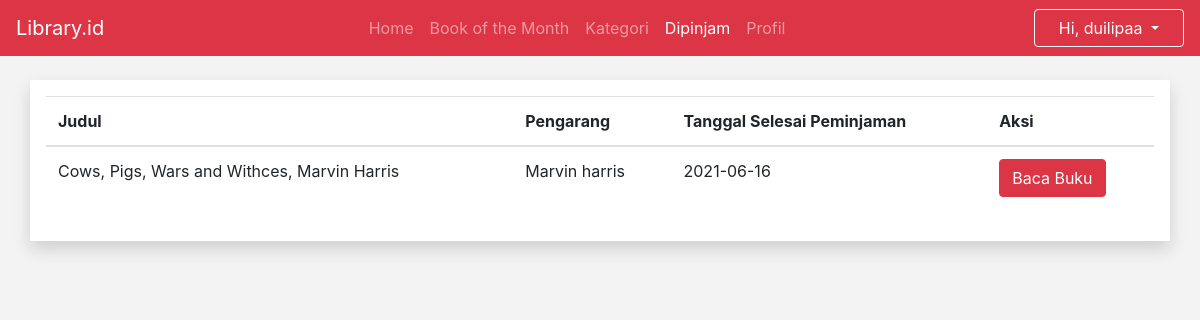
The page /dipinjam.php (signed in) on the database as committed earlier.
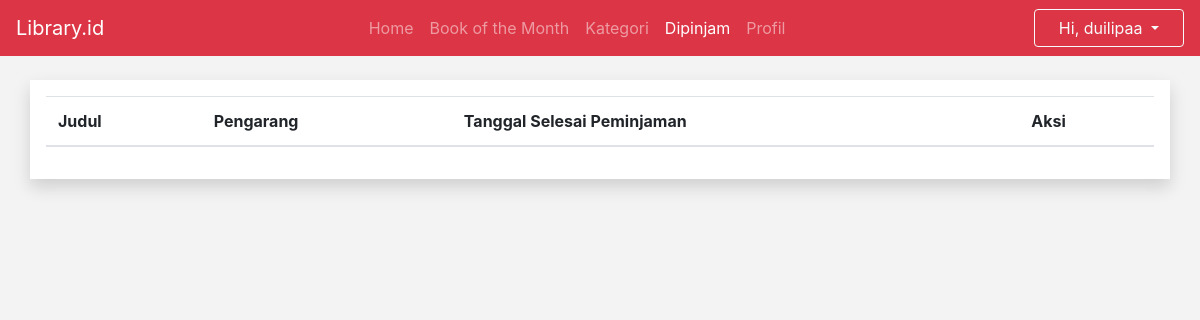
The same page on the database as committed later.
### tables this page shows
CREATE TABLE `peminjaman` (
  `id` int(11) NOT NULL,
  `user_id` int(11) DEFAULT 0,
  `buku_id` int(11) DEFAULT 0,
  `tanggal_peminjaman` date DEFAULT NULL,
  `tanggal_selesai_peminjaman` date DEFAULT NULL
);

CREATE TABLE `buku` (
  `id` int(11) NOT NULL,
  `foto` varchar(255) NOT NULL DEFAULT '0',
  `buku` varchar(255) NOT NULL DEFAULT '0',
  `judul` varchar(255) NOT NULL DEFAULT '0',
  `pengarang` varchar(255) NOT NULL DEFAULT '0',
  `preview` text NOT NULL,
  `total_peminjam` int(11) NOT NULL DEFAULT 0,
  `created_at` datetime NOT NULL DEFAULT current_timestamp()
);

### classes.php (called while the page is built, shortened)
<?php
class DB {
    public $conn;
    function __construct($servername,$username,$password,$dbname)
    {
        $this->conn = new mysqli($servername,$username,$password,$dbname);
    }
    function query($query,$type,...$params)
    {
        $stmt = $this->conn->prepare($query);
        $stmt->bind_param($type, ...$params);
        return $stmt;
    }
}
class Peminjaman {
    public $db,$id,$user_id,$buku_id,$tanggal_peminjaman,$tanggal_selesai_peminjaman;
    function __construct(DB $db)
    {
        $this->db = $db;
    }
    function getBukuDiPinjam($user_id)
    {
        $res = $this->db->conn->query(
            "SELECT buku.id as buku_id, buku.judul, peminjaman.tanggal_selesai_peminjaman, peminjaman.tanggal_peminjaman, peminjaman.id as peminjaman_id, buku.pengarang FROM peminjaman INNER JOIN buku ON buku.id = peminjaman.buku_id WHERE peminjaman.user_id = ".$user_id
        );
        $has = [];
        while ($d = $res->fetch_assoc())
        {
            array_push($has,$d);
        }
        return $has;
    }
    function deleteIf3HariSudahBerlalu()
    {
        $check = strtotime(date("Y-m-d"));
        $p = $this->db->conn->query("SELECT * FROM peminjaman");
        foreach ($p as $k=>$v)
        {
            $end = strtotime($v["tanggal_selesai_peminjaman"]);
            $passed = (($check <= $end));
            if (!$passed)
            {
                $this->db->conn->query("DELETE FROM peminjaman WHERE id = ".$v["id"]);
            }
        }
    }
}

### view/dipinjam.php (the view, shortened to what this page needs)
<!DOCTYPE html>
<html lang="en">
<head>
    <link href="css/bootstrap.min.css" rel="stylesheet">
    <link href="css/app.css" rel="stylesheet">
</head>
<body style="background-color: rgb(243, 243, 243);">
    <?php
    require "view/navbar-user.php";
    ?>
    <br>
    <div class="shadow container p-3 bg-white">
        <table class="table">
            <thead>
                <th>Judul</th>
                <th>Pengarang</th>
                <th>Tanggal Selesai Peminjaman</th>
                <th>Aksi</th>
            </thead>
            <tbody>
                <?php
                foreach ($dpinjam as $k=>$v)
                {
                    ?>
                    <tr>
                        <td><?php echo $v["judul"] ?></td>
                        <td><?php echo $v["pengarang"] ?></td>
                        <td><?php echo $v["tanggal_selesai_peminjaman"] ?></td>
                        <td>
                        <?php
                            $check = strtotime(date("Y-m-d"));
                            if (strtotime($v["tanggal_peminjaman"]) <= $check)
                            {
                                ?>
                                <a href="baca?id=<?php echo $v["buku_id"] ?>" class="btn btn-danger">Baca Buku</a>
                                <?php
                            }
                            else
                            {
                                ?>
                                Akan bisa dibaca pada <?php echo $v["tanggal_peminjaman"]  ?>
                                <?php
                            }
                        ?>
                        </td>
                    </tr>
                    <?php
                }
                ?>
            </tbody>
        </table>
    </div>
</body>
</html>

Rows that differ between the two databases and show on the page:
removed peminjaman: buku.judul "Cows, Pigs, Wars and Withces, Marvin Harris", buku.pengarang "Marvin harris", tanggal_selesai_peminjaman "2021-06-16"
